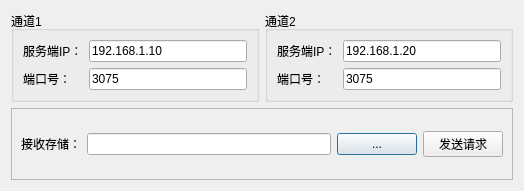
<?xml version="1.0" encoding="UTF-8"?>
<ui version="4.0">
 <class>ConnectDialog</class>
 <widget class="QDialog" name="ConnectDialog">
  <property name="geometry">
   <rect>
    <x>0</x>
    <y>0</y>
    <width>524</width>
    <height>191</height>
   </rect>
  </property>
  <property name="windowTitle">
   <string>Dialog</string>
  </property>
  <layout class="QGridLayout" name="gridLayout_3">
   <item row="0" column="0">
    <widget class="QGroupBox" name="groupBox">
     <property name="title">
      <string>通道1</string>
     </property>
     <layout class="QGridLayout" name="gridLayout">
      <item row="0" column="0">
       <widget class="QLabel" name="label_ip">
        <property name="text">
         <string>服务端IP：</string>
        </property>
       </widget>
      </item>
      <item row="0" column="1">
       <widget class="QLineEdit" name="lineEdit_ipaddress1">
        <property name="text">
         <string>192.168.1.10</string>
        </property>
       </widget>
      </item>
      <item row="1" column="0">
       <widget class="QLabel" name="label_ip_2">
        <property name="text">
         <string>端口号：</string>
        </property>
       </widget>
      </item>
      <item row="1" column="1">
       <widget class="QLineEdit" name="lineEdit_port1">
        <property name="text">
         <string>3075</string>
        </property>
       </widget>
      </item>
     </layout>
    </widget>
   </item>
   <item row="0" column="1">
    <widget class="QGroupBox" name="groupBox_2">
     <property name="title">
      <string>通道2</string>
     </property>
     <layout class="QGridLayout" name="gridLayout_2">
      <item row="0" column="0">
       <widget class="QLabel" name="label_ip_3">
        <property name="text">
         <string>服务端IP：</string>
        </property>
       </widget>
      </item>
      <item row="1" column="0">
       <widget class="QLabel" name="label_ip_4">
        <property name="text">
         <string>端口号：</string>
        </property>
       </widget>
      </item>
      <item row="1" column="1">
       <widget class="QLineEdit" name="lineEdit_port2">
        <property name="text">
         <string>3075</string>
        </property>
       </widget>
      </item>
      <item row="0" column="1">
       <widget class="QLineEdit" name="lineEdit_ipaddress2">
        <property name="text">
         <string>192.168.1.20</string>
        </property>
       </widget>
      </item>
     </layout>
    </widget>
   </item>
   <item row="1" column="0" colspan="2">
    <widget class="QFrame" name="frame">
     <property name="frameShape">
      <enum>QFrame::StyledPanel</enum>
     </property>
     <property name="frameShadow">
      <enum>QFrame::Raised</enum>
     </property>
     <layout class="QGridLayout" name="gridLayout_4">
      <item row="0" column="0">
       <widget class="QLabel" name="label_5">
        <property name="text">
         <string>接收存储：</string>
        </property>
       </widget>
      </item>
      <item row="0" column="3">
       <widget class="QPushButton" name="pushButton_recssave">
        <property name="text">
         <string>...</string>
        </property>
       </widget>
      </item>
      <item row="0" column="1">
       <widget class="QLineEdit" name="lineEdit_recpath"/>
      </item>
      <item row="0" column="4">
       <widget class="QPushButton" name="pushButton_connect">
        <property name="text">
         <string>发送请求</string>
        </property>
       </widget>
      </item>
     </layout>
    </widget>
   </item>
  </layout>
 </widget>
 <resources/>
 <connections/>
</ui>
